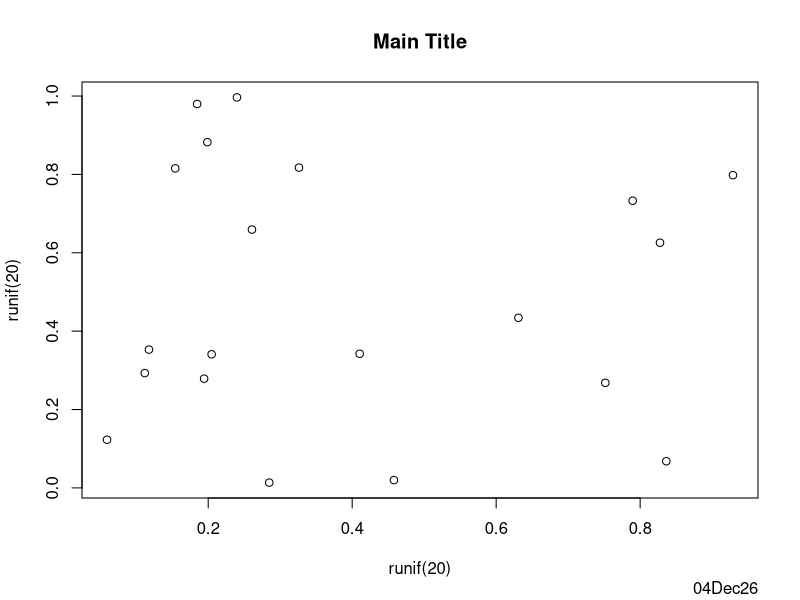
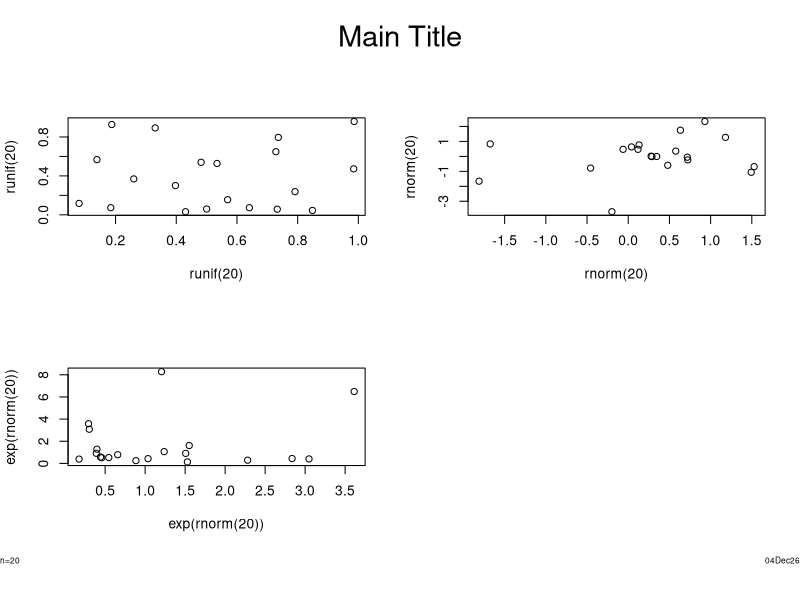

R code for these plots, in order:
library(Hmisc)


### Name: mtitle
### Title: Margin Titles
### Aliases: mtitle
### Keywords: hplot

### ** Examples

#Set up for 1 plot on figure, give a main title,
#use date for lr
plot(runif(20),runif(20))
mtitle("Main Title")


#Set up for 2 x 2 matrix of plots with a lower left subtitle and overall title
par(mfrow=c(2,2), oma=c(3,0,3,0))
plot(runif(20),runif(20))
plot(rnorm(20),rnorm(20))
plot(exp(rnorm(20)),exp(rnorm(20)))
mtitle("Main Title",ll="n=20")
